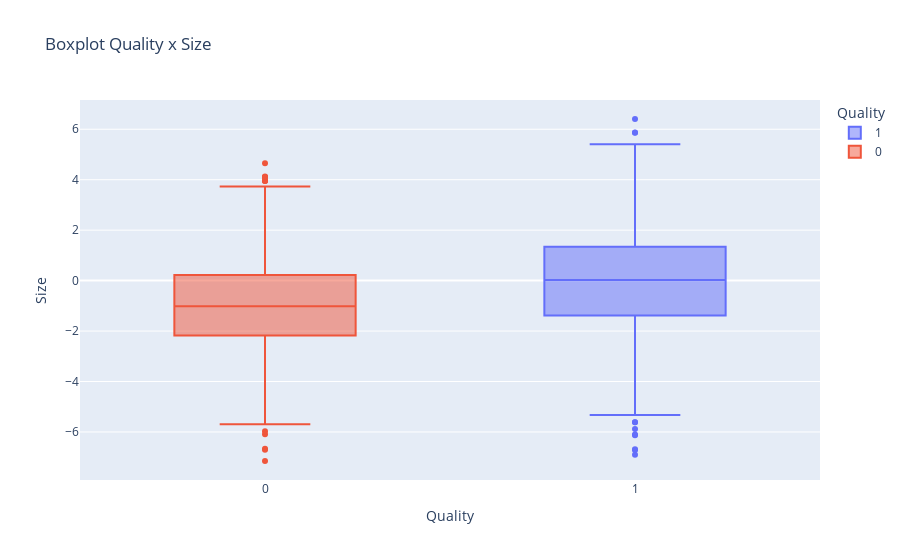

Notebook code for this chart:
### Code cell
# Boxplot Quality x Size
px.box(df_frutas, x='Quality', y='Size', color='Quality', title='Boxplot Quality x Size')

### Figure 1 — Plotly figure (JSON) as saved in the notebook; plotly's stock layout.template omitted (floating-point values rounded to 4 significant figures; data arrays with more than 128 entries replaced by an {"elided": "..."} marker saying what was removed)
{"data": [{"alignmentgroup": "True", "hovertemplate": "Quality=%{x}<br>Size=%{y}<extra></extra>", "legendgroup": "1", "marker": {"color": "#636efa"}, "name": "1", "notched": false, "offsetgroup": "1", "orientation": "v", "showlegend": true, "type": "box", "x": {"elided": "2004 int values"}, "x0": " ", "xaxis": "x", "y": {"elided": "2004 float values"}, "y0": " ", "yaxis": "y"}, {"alignmentgroup": "True", "hovertemplate": "Quality=%{x}<br>Size=%{y}<extra></extra>", "legendgroup": "0", "marker": {"color": "#EF553B"}, "name": "0", "notched": false, "offsetgroup": "0", "orientation": "v", "showlegend": true, "type": "box", "x": {"elided": "1996 int values"}, "x0": " ", "xaxis": "x", "y": {"elided": "1996 float values"}, "y0": " ", "yaxis": "y"}], "layout": {"boxmode": "overlay", "legend": {"title": {"text": "Quality"}, "tracegroupgap": 0}, "title": {"text": "Boxplot Quality x Size"}, "xaxis": {"anchor": "y", "categoryarray": [1, 0], "categoryorder": "array", "domain": [0, 1], "title": {"text": "Quality"}}, "yaxis": {"anchor": "x", "domain": [0, 1], "title": {"text": "Size"}}}}
